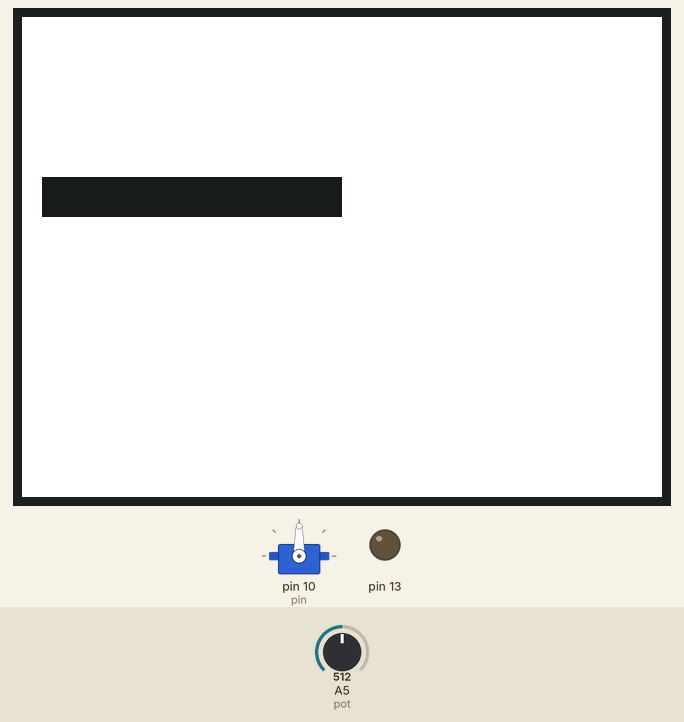
Recording of a sketch running on a simulated Arduino Uno, built with avr-gcc and run on an emulated ATmega328P. On the bench: 320×240 colour display, servo, output pins drawn as LEDs (lit = HIGH). The inputs (shaded band) are chosen by the test bench; at power-on: A5 (pot) = 512. What the sketch prints to the serial monitor is not drawn.

Above: at 0.4 s.
At 1.4 s:
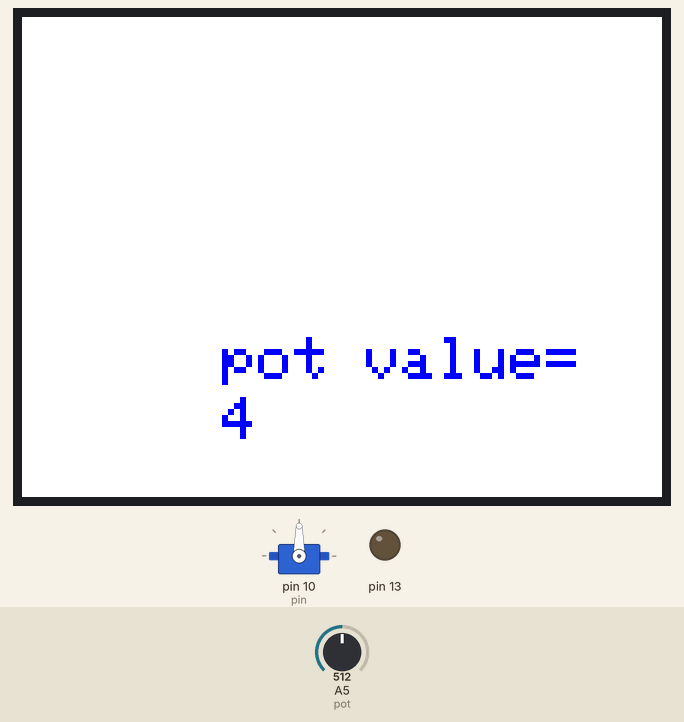
1.5 s: A5 (pot) set to 0
At 4.4 s:
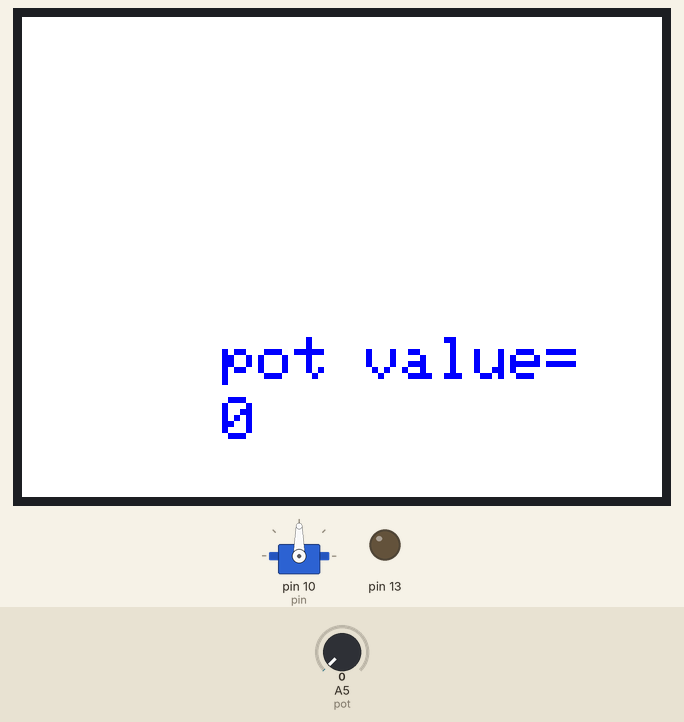
5.0 s: A5 (pot) set to 20
At 6.6 s:
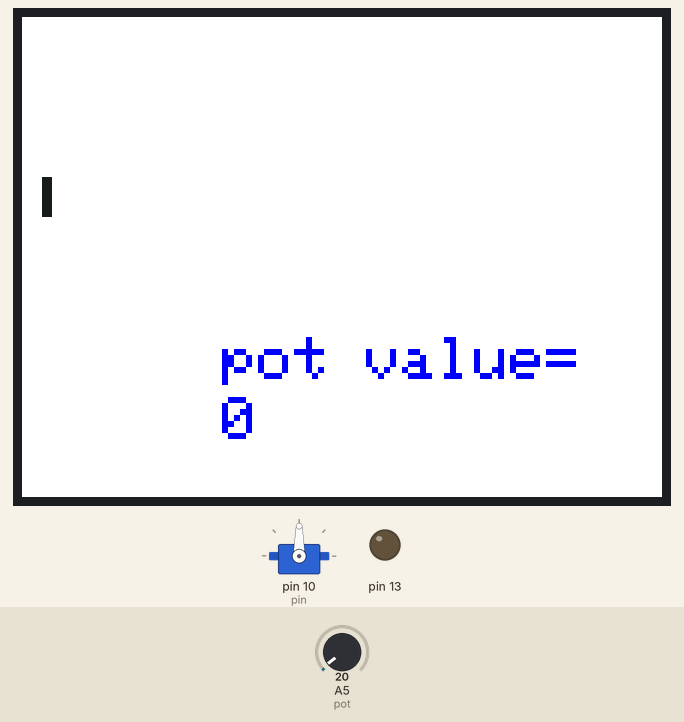
8.3 s: A5 (pot) set to 92
At 9.9 s:
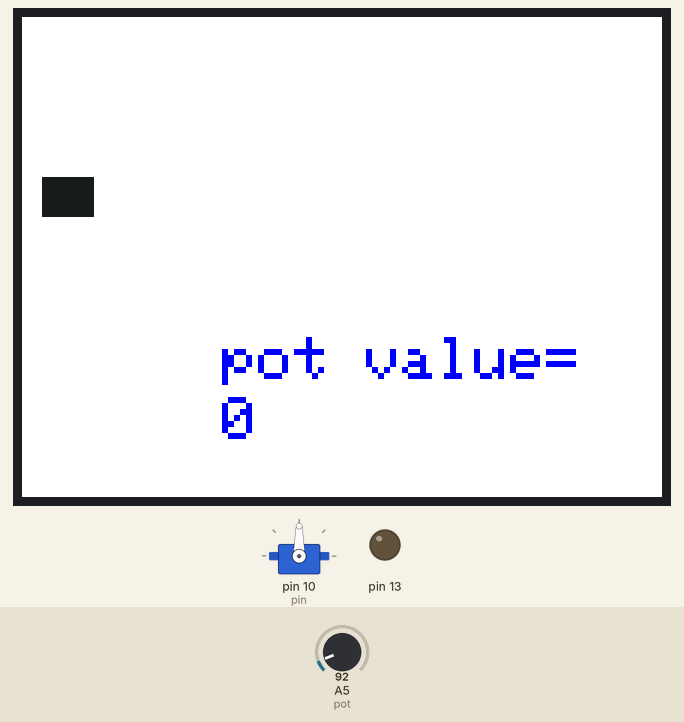
Timing chart, 0 to 11.4 s (numbered marks = the images above; inputs shaded):
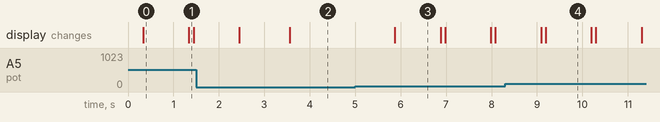

Measured:
- after the input at 5.0 s, the display: changes after 0.87 s (image 3)
- after the input at 8.3 s, the display: first differs from a run without the input after 0.89 s (image 4)
- what the display in image 0 shows lasts 1.0 s, from 0.3 s to 1.3 s

The sketch:

pot_value.ino
```cpp
#include <SPFD5408_Adafruit_GFX.h>    //--> Core graphics library
#include <SPFD5408_Adafruit_TFTLCD.h> //--> Hardware-specific library
#include <SPFD5408_TouchScreen.h>
#include <Servo.h>
//----------------------------------------

//----------------------------------------
#if defined(__SAM3X8E__)
    #undef __FlashStringHelper::F(string_literal)
    #define F(string_literal) string_literal
#endif

//----------------------------------------Pin configuration and initialization for Touchscreen
#define YP A1 //--> must be an analog pin, use "An" notation!
#define XM A2 //--> must be an analog pin, use "An" notation!
#define YM 7  //--> can be a digital pin
#define XP 6  //--> can be a digital pin

TouchScreen ts = TouchScreen(XP, YP, XM, YM, 300);

#define LCD_CS A3
#define LCD_CD A2
#define LCD_WR A1
#define LCD_RD A0

// optional
#define LCD_RESET A4

Adafruit_TFTLCD tft(LCD_CS, LCD_CD, LCD_WR, LCD_RD, LCD_RESET);

#define BLACK   0x0000
#define BLUE    0x001F
#define RED     0xF800
#define GREEN   0x07E0
#define CYAN    0x07FF
#define MAGENTA 0xF81F
#define YELLOW  0xFFE0
#define WHITE   0xFFFF
#define BLACKM  0x18E3

#define TS_MAXX 919
#define TS_MAXY 865
#define TS_MINX 145
#define TS_MINY 82

#define MINPRESSURE 10
#define MAXPRESSURE 1000


int BtnGreenX = 30;
int BtnGreenY = 30;
int BtnRedX = 200;
int BtnRedY = 30;
int pin=10;

Servo servo_pin;

void setup() {
  // put your setup code here, to run once:
  Serial.begin(9600);

tft.reset();
  tft.begin(0x9341);
  tft.setRotation(1);
  tft.fillScreen(WHITE);

  //DrawButtonGreen(BtnGreenX,BtnGreenY);
  //DrawButtonRed(BtnRedX, BtnRedY);

 // tft.setTextSize(3);
 // tft.setTextColor(BLUE, WHITE);
  //tft.setCursor(100, 160);
  //tft.print("Angle:180");
  pinMode(13, OUTPUT);

  servo();
   pot();
}
void pot(){
  pinMode(A5,INPUT);
}
void servo(){
  pinMode(pin,OUTPUT);
  servo_pin.attach(pin,500,2500);
}

/*void loop() {

  digitalWrite(13, HIGH);
  TSPoint p = ts.getPoint();
  digitalWrite(13, LOW);

  pinMode(XM, OUTPUT);
  pinMode(YP, OUTPUT);


  p.x = map(p.x, TS_MINX, TS_MAXX, 0,tft.height());
  p.y = map(p.y, TS_MINY, TS_MAXY, 0, tft.width());

  int y_set_rotatoon_135 = map(p.x, 0, 240, 0, tft.height());
  int x_set_rotatoon_135 = map(tft.width() - p.y, 0, 320, 0, tft.width());

}*/
void loop(){
   int a=2;
 int potvalue;
  potvalue=analogRead(A5);
  int read=map(potvalue,0,1023,0,9);
  Serial.println("pot value=");
  Serial.println(potvalue);
 delay(100);

tft.fillRect(10, 80, map(potvalue,0,1023,0,300), 20, BLACKM);

  delay(1000);

tft.fillRect(10, 80, map(potvalue,0,1023,0,300), 20, WHITE);


  tft.setTextSize(3);
 tft.setTextColor(BLUE, WHITE);
  tft.setCursor(100, 160);
  tft.print("pot value=");
  tft.setCursor(100, 190);
    tft.print(read);
}


  /*if (p.z > MINPRESSURE && p.z < MAXPRESSURE) {

    if (x_set_rotatoon_135 > BtnGreenX && x_set_rotatoon_135 < (BtnGreenX+84) && y_set_rotatoon_135 > BtnGreenY && y_set_rotatoon_135 < (BtnGreenY+84)) {
      tft.setTextSize(3);
      tft.setTextColor(BLUE, WHITE);
      tft.setCursor(100, 160);
      tft.print("Angle:180");
        servo_pin.write(180);


      DrawButtonGreenPress(BtnGreenX, BtnGreenY);
      delay(100);
      DrawButtonGreen(BtnGreenX,BtnGreenY);
    }


    if (x_set_rotatoon_135 > BtnRedX && x_set_rotatoon_135 < (BtnRedX+84) && y_set_rotatoon_135 > BtnRedY && y_set_rotatoon_135 < (BtnRedY+84)) {
      tft.setTextSize(3);
      tft.setTextColor(BLUE, WHITE);
      tft.setCursor(100, 160);
      tft.print("Angle: 90");

     servo_pin.write(90);

      DrawButtonRedPress(BtnRedX, BtnRedY);
      delay(100);
      DrawButtonRed(BtnRedX, BtnRedY);
    }

  }

}
void DrawButtonGreen(int xp, int yp) {
  tft.fillRoundRect(xp, yp, 84, 84, 10, BLACKM);
  tft.fillRoundRect(xp+2, yp+2, 80, 80, 10, GREEN);
  tft.setCursor(xp+18, yp+32);
  tft.setTextSize(3);
  tft.setTextColor(WHITE);
  tft.println("180");
}

void DrawButtonGreenPress(int xp, int yp) {
  tft.fillRoundRect(xp, yp, 84, 84, 10, BLACKM);
}

void DrawButtonRed(int xp, int yp) {
  tft.fillRoundRect(xp, yp, 84, 84, 10, BLACKM);
  tft.fillRoundRect(xp+2, yp+2, 80, 80, 10, RED);
  tft.setCursor(xp+18, yp+35);
  tft.setTextSize(3);
  tft.setTextColor(WHITE);
  tft.println("90");
}

void DrawButtonRedPress(int xp, int yp) {
  tft.fillRoundRect(xp, yp, 84, 84, 10, BLACKM);
}*/
```
